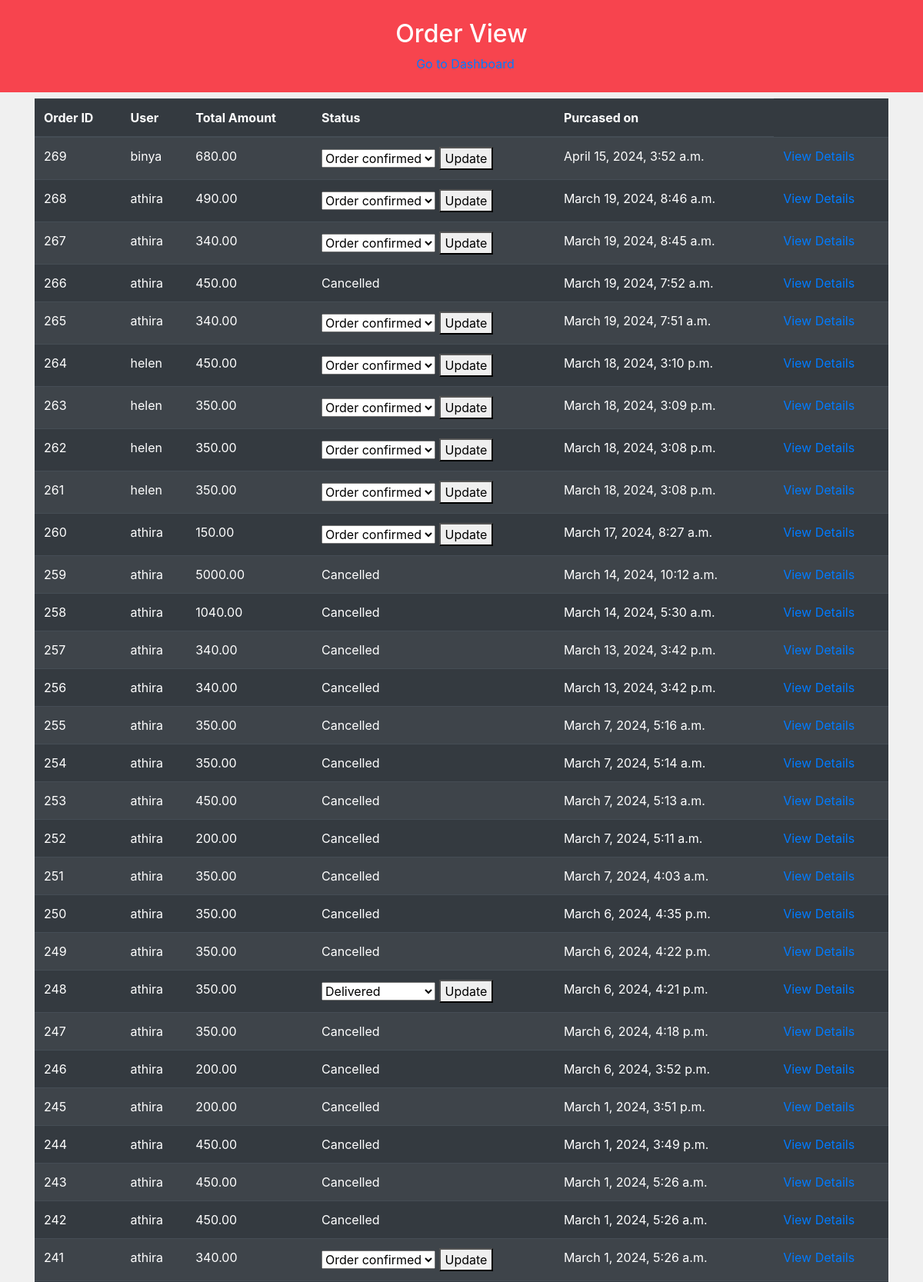
Page /orderview/ (upper part) on the committed database.
### firstapp/models.py (models this page shows, shortened)
class Order(models.Model):
     STATUS = (
        ('Order Confirmed', 'Order Confirmed'),
        ('Processing', 'Processing'),
        ('Shipped', 'Shipped'),
        ('Delivered', 'Delivered'),
        ('Cancelled', 'Cancelled'),
    )
     DELIVERY_STATUS_CHOICES = [
        ('PENDING', 'Pending'),
        ('OUT_FOR_DELIVERY', 'Out for Delivery'),
        ('DELIVERED', 'Delivered'),
    ]
     user = models.ForeignKey(CustomUser, on_delete=models.CASCADE)
     products = models.ManyToManyField(Product1, through='OrderItem')
     total_amount = models.DecimalField(max_digits=10, decimal_places=2)
     payment_id= models.CharField(blank=True, max_length=100, null=True)
     payment_status= models.BooleanField(default=False)
     status = models.CharField(max_length=20, choices=STATUS, default='Order Confirmed')
     created_at = models.DateTimeField(auto_now_add=True)
     delivery_status = models.CharField(max_length=20, choices=DELIVERY_STATUS_CHOICES, default='PENDING')

class CustomUser(AbstractUser):
    ADMIN = 1
    CUSTOMER = 2
    DELIVERYTEAM = 3
    USER_TYPES = (
        (ADMIN, 'Admin'),
        (CUSTOMER, 'Customer'),
        (DELIVERYTEAM, 'Deliveryteam')
    )
    user_types = models.PositiveSmallIntegerField(choices=USER_TYPES,default='2')
    fullName = models.CharField(max_length=50)
    email = models.EmailField(max_length=100)
    phone = models.CharField(max_length=12, blank=True)
    password = models.CharField(max_length=128)
    is_admin = models.BooleanField(default=False)
    is_staff = models.BooleanField(default=False)
    is_active = models.BooleanField(default=True)
    is_superadmin = models.BooleanField(default=False)
    objects = UserManager()

### firstapp/views.py (the view)
# urls.py: path('orderview/', views.order_view, name='orderview'),
def order_view(request):
    orders = Order.objects.order_by('-created_at')
    order_items = OrderItem.objects.select_related('product').filter(order__in=orders)
    return render(request, 'orderview.html', {'orders': orders, 'order_items': order_items})

### templates/orderview.html (shortened to what this page needs)
<!DOCTYPE html>
<html lang="en">
<head>
  <link rel="stylesheet" href="https://stackpath.bootstrapcdn.com/bootstrap/4.5.2/css/bootstrap.min.css">
</head>
<body style="background-color: #f0f0f0;">
    <div class="header">
        <h2><center>Order View</center></h2>
        <a href="{% url 'adminpanel' %}" style="margin-left: 10px;">Go to Dashboard</a>
    </div>
  <div class="container">
    <table class="table table-striped table-dark">
      <thead>
        <tr>
          <th>Order ID</th>
          <th>User</th>
          <th>Total Amount</th>
          <th>Status</th>
          <th>Purcased on</th>
        </tr>
      </thead>
      <tbody>
        {% for order in orders %}
        <tr>
          <td>{{ order.id }}</td>
          <td>{{ order.user.fullName }}</td>
          <td>{{ order.total_amount }}</td>
          <td>
            {% if order.status == "Cancelled" %}
              Cancelled
            {% else %}
              <form method="post" action="{% url 'update_order_status' order.id %}">
                <select name="status">
                  <option value="Order confirmed" {% if order.status == "Order confirmed" %} selected {% endif %}>Order confirmed</option>
                  <option value="Delivered" {% if order.status == "Delivered" %} selected {% endif %}>Delivered</option>
                </select>
                <button type="submit">Update</button>
              </form>
            {% endif %}
          </td>
          <td>{{ order.created_at }}</td>
          <td><a href="{% url 'order_detail' order.id %}">View Details</a></td>
        </tr>
        {% endfor %}
      </tbody>
    </table>
  </div>
</body>
</html>

### templates/orderview.html (style rules this page uses)
.header { background-color: #f7444e; color: #fff; text-align: center; padding: 1px; position: relative; height: 15vh; display: flex; flex-direction: column; align-items: center; justify-content: center; margin: 0; }

### rows in the picture
Order: id "269", user.fullName "binya", total_amount "680.00", status "Order confirmed", created_at "April 15, 2024, 3:52 a.m."
Order: id "268", user.fullName "athira", total_amount "490.00", status "Order confirmed", created_at "March 19, 2024, 8:46 a.m."
Order: id "267", user.fullName "athira", total_amount "340.00", status "Order confirmed", created_at "March 19, 2024, 8:45 a.m."
Order: id "266", user.fullName "athira", total_amount "450.00", status "Cancelled", created_at "March 19, 2024, 7:52 a.m."
Order: id "265", user.fullName "athira", total_amount "340.00", status "Order confirmed", created_at "March 19, 2024, 7:51 a.m."
Order: id "264", user.fullName "helen", total_amount "450.00", status "Order confirmed", created_at "March 18, 2024, 3:10 p.m."
Order: id "263", user.fullName "helen", total_amount "350.00", status "Order confirmed", created_at "March 18, 2024, 3:09 p.m."
Order: id "262", user.fullName "helen", total_amount "350.00", status "Order confirmed", created_at "March 18, 2024, 3:08 p.m."
Order: id "261", user.fullName "helen", total_amount "350.00", status "Order confirmed", created_at "March 18, 2024, 3:08 p.m."
Order: id "260", user.fullName "athira", total_amount "150.00", status "Order confirmed", created_at "March 17, 2024, 8:27 a.m."
Order: id "259", user.fullName "athira", total_amount "5000.00", status "Cancelled", created_at "March 14, 2024, 10:12 a.m."
Order: id "258", user.fullName "athira", total_amount "1040.00", status "Cancelled", created_at "March 14, 2024, 5:30 a.m."
Order: id "257", user.fullName "athira", total_amount "340.00", status "Cancelled", created_at "March 13, 2024, 3:42 p.m."
Order: id "256", user.fullName "athira", total_amount "340.00", status "Cancelled", created_at "March 13, 2024, 3:42 p.m."
Order: id "255", user.fullName "athira", total_amount "350.00", status "Cancelled", created_at "March 7, 2024, 5:16 a.m."
Order: id "254", user.fullName "athira", total_amount "350.00", status "Cancelled", created_at "March 7, 2024, 5:14 a.m."
Order: id "253", user.fullName "athira", total_amount "450.00", status "Cancelled", created_at "March 7, 2024, 5:13 a.m."
Order: id "252", user.fullName "athira", total_amount "200.00", status "Cancelled", created_at "March 7, 2024, 5:11 a.m."
Order: id "251", user.fullName "athira", total_amount "350.00", status "Cancelled", created_at "March 7, 2024, 4:03 a.m."
Order: id "250", user.fullName "athira", total_amount "350.00", status "Cancelled", created_at "March 6, 2024, 4:35 p.m."
Order: id "249", user.fullName "athira", total_amount "350.00", status "Cancelled", created_at "March 6, 2024, 4:22 p.m."
Order: id "248", user.fullName "athira", total_amount "350.00", status "Delivered", created_at "March 6, 2024, 4:21 p.m."
Order: id "247", user.fullName "athira", total_amount "350.00", status "Cancelled", created_at "March 6, 2024, 4:18 p.m."
Order: id "246", user.fullName "athira", total_amount "200.00", status "Cancelled", created_at "March 6, 2024, 3:52 p.m."
Order: id "245", user.fullName "athira", total_amount "200.00", status "Cancelled", created_at "March 1, 2024, 3:51 p.m."
Order: id "244", user.fullName "athira", total_amount "450.00", status "Cancelled", created_at "March 1, 2024, 3:49 p.m."
Order: id "243", user.fullName "athira", total_amount "450.00", status "Cancelled", created_at "March 1, 2024, 5:26 a.m."
Order: id "242", user.fullName "athira", total_amount "450.00", status "Cancelled", created_at "March 1, 2024, 5:26 a.m."
Order: id "241", user.fullName "athira", total_amount "340.00", status "Order confirmed", created_at "March 1, 2024, 5:26 a.m."
